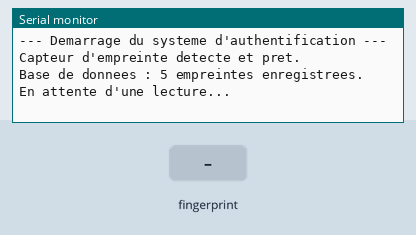
Recording of a sketch running on a simulated Arduino Uno, built with avr-gcc and run on an emulated ATmega328P. Shown: the last lines printed to the serial monitor. The test bench sets the inputs (shaded band).

Above: at 2.3 s.
2.4 s: finger stored as number 1 placed on the sensor
At 3.9 s:
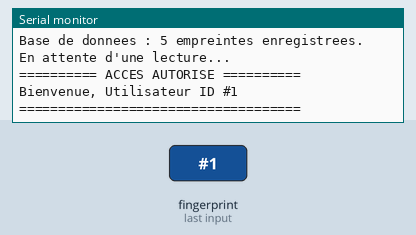
At 6.4 s:
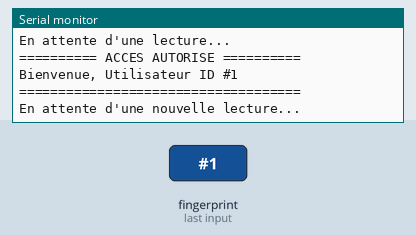

Measured:
- after the input at 2.4 s, the serial monitor: prints a new line after 0.33 s (image 1)

The sketch:

fingerprint.ino
```cpp
#include <Adafruit_Fingerprint.h>
#include <SoftwareSerial.h>

class BiometricScanner {
  private:
    SoftwareSerial mySerial;
    Adafruit_Fingerprint finger;

  public:
    // Initialisation avec les mêmes broches que pour l'enregistrement (RX Arduino 2, TX Arduino 3)
    BiometricScanner(uint8_t rxPin, uint8_t txPin)
      : mySerial(rxPin, txPin), finger(&mySerial) {}

    void begin() {
      Serial.begin(9600);
      while (!Serial);
      delay(100);
      Serial.println("\n--- Demarrage du systeme d'authentification ---");

      finger.begin(57600);
      delay(5);

      if (finger.verifyPassword()) {
        Serial.println("Capteur d'empreinte detecte et pret.");
      } else {
        Serial.println("Erreur : Capteur introuvable. Verifiez les branchements.");
        while (1) { delay(1); } // Stoppe l'exécution
      }

      finger.getTemplateCount();
      if (finger.templateCount == 0) {
        Serial.println("Attention : Aucune empreinte dans la memoire !");
      } else {
        Serial.print("Base de donnees : ");
        Serial.print(finger.templateCount);
        Serial.println(" empreintes enregistrees.");
        Serial.println("En attente d'une lecture...");
      }
    }

    // Fonction principale qui gère le scan et la recherche
    int scanFinger() {
      uint8_t p = finger.getImage();
      if (p != FINGERPRINT_OK) return -1; // Pas de doigt ou erreur de capture

      p = finger.image2Tz();
      if (p != FINGERPRINT_OK) {
        Serial.println("Erreur lors de la conversion de l'image.");
        return -1;
      }

      p = finger.fingerSearch();
      if (p == FINGERPRINT_OK) {
        // Correspondance trouvée !
        return finger.fingerID;
      } else if (p == FINGERPRINT_NOTFOUND) {
        Serial.println("Empreinte non reconnue (Acces refuse).");
        return -1;
      } else {
        Serial.println("Erreur de communication lors de la recherche.");
        return -1;
      }
    }
};

// Instanciation du scanner pour le sas
BiometricScanner sasFingerprint(2, 3);

void setup() {
  sasFingerprint.begin();
}

void loop() {
  int id = sasFingerprint.scanFinger();

  if (id != -1) {
    // Si l'ID est valide (différent de -1), on déclenche l'action
    Serial.print("========== ACCES AUTORISE ==========\n");
    Serial.print("Bienvenue, Utilisateur ID #");
    Serial.println(id);
    Serial.println("====================================");

    // Insérer ici le code pour ouvrir la porte (ex: activer un relais, communiquer avec l'ESP32)

    delay(3000); // Pause de 3 secondes avant d'autoriser un nouveau scan
    Serial.println("\nEn attente d'une nouvelle lecture...");
  }

  delay(50); // Petite pause pour ne pas saturer le processeur
}
```
